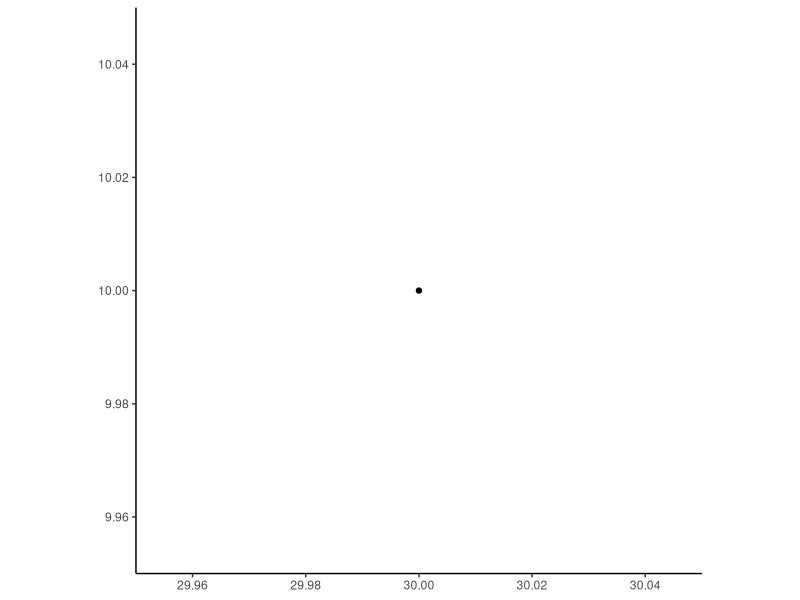

The R script that drew this image:
## ---- chunk 1
#| label: vector-examples
(my_numeric_vec <- c(1, 2, 3))
(my_character_vec <- c("a", "b", "c"))
(my_logical_vec <- c(TRUE, FALSE, TRUE))
## ---- chunk 2
#| label: wiki-point
# Load the sf library functions into R's memory
library(sf)
# Create a numeric vector containing the two coordinates
my_point_coords <- c(30, 10)
# Print out the contents of this numeric vector
print(my_point_coords)
# Print out the *class* (the datatype) of this vector, how it is stored in R
class(my_point_coords)
# Use the numeric vector as the *argument* to st_point(), to tell sf we want a POINT with these coordinates
my_point <- st_point(my_point_coords)
# Print out the *class* of this object, to see how sf has created an sfg (sf geometry) object
class(my_point)
## ---- chunk 3
#| label: plot-point
plot(my_point)
## ---- chunk 4
#| label: plot-point-ggplot
library(tidyverse) |> suppressPackageStartupMessages()
my_point |> ggplot() +
  geom_sf() +
  theme_classic()
